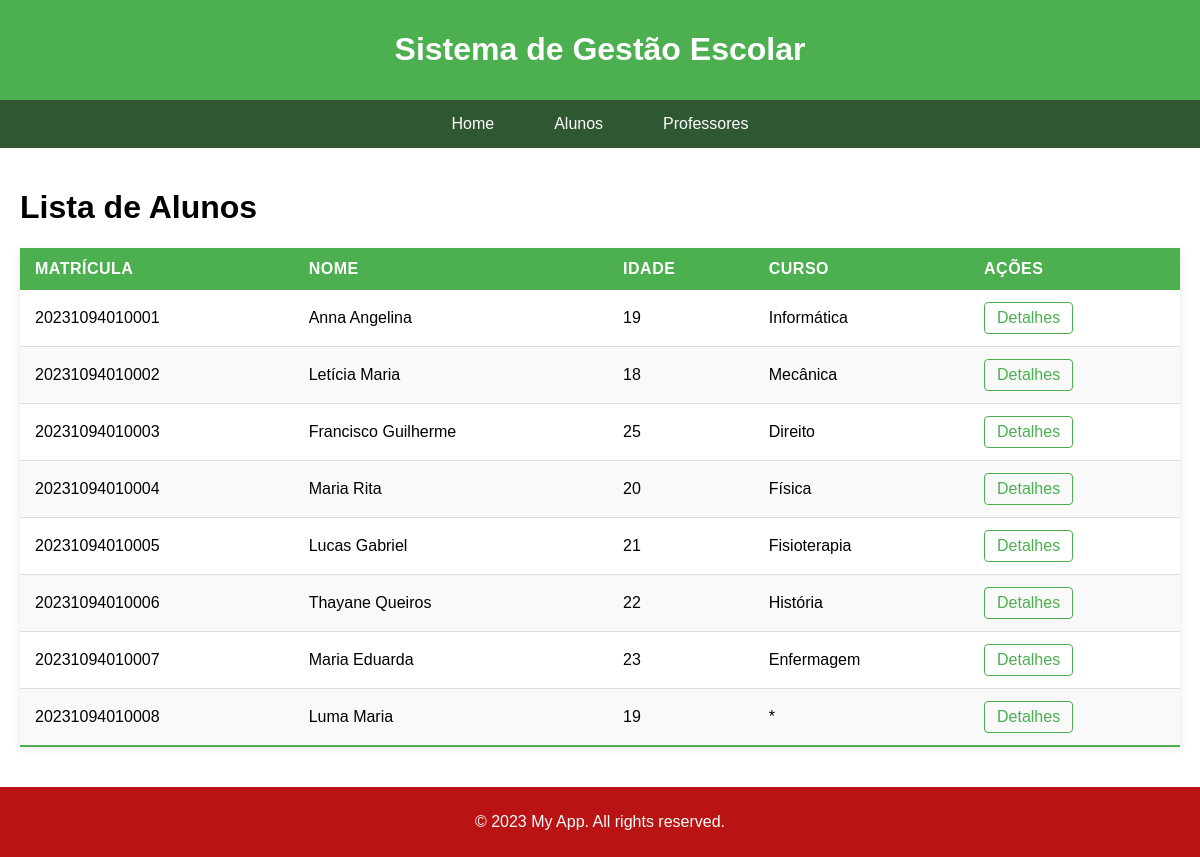
Page /alunos/ on the committed database.
### alunos/models.py (models this page shows, shortened)
class Aluno(models.Model):
    matricula = models.CharField(max_length=20)
    nome = models.CharField(max_length=100)
    idade = models.IntegerField()
    curso = models.CharField(max_length=100)
    email = models.EmailField()
    created_at = models.DateTimeField(auto_now_add=True)
    updated_at = models.DateTimeField(auto_now=True)

### alunos/views.py (the view)
# urls.py: path('', views.alunos_list, name='alunos_list'),
def alunos_list(request):
    alunos = Aluno.objects.all()
    return render(
        request,'aluno/alunos_list.html',{'alunos': alunos})

### alunos/templates/aluno/alunos_list.html
{% extends "base.html" %}
{% load static %}
{% block extra_head %}
    <link rel="stylesheet" href="{% static 'css/alunos.css' %}">
{% endblock %}
{% block content %}
    <h1>Lista de Alunos</h1>
    <table>
        <thead>
            <tr>
                <th>Matrícula</th>
                <th>Nome</th>
                <th>Idade</th>
                <th>Curso</th>
                <th>Ações</th>
            </tr>
        </thead>
        <tbody>
            {% for aluno in alunos %}
                <tr>
                    <td>{{ aluno.matricula }}</td>
                    <td>{{ aluno.nome }}</td>
                    <td>{{ aluno.idade }}</td>
                    <td>{{ aluno.curso }}</td>
                    <td><a href="{% url 'alunos:aluno_detalhe' aluno.id %}">Detalhes</a></td>
                </tr>
            {% endfor %}
        </tbody>
    </table>
{% endblock %}

### templates/base.html (shortened to what this page needs)
{% load static %}
<!DOCTYPE html>
<html lang="en">
<head>
  <link rel="stylesheet" href="{% static 'css/style.css' %}">
  {% block extra_head %}{% endblock extra_head %}
</head>
<body>
  {% include 'fragments/header.html' %}
  {% include 'fragments/nav.html' %}
  <main>
    {% block content %}
    {% endblock content %}
  </main>
  {% include 'fragments/footer.html' %}
</body>
</html>

### templates/fragments/header.html
<header>
  <h1>Sistema de Gestão Escolar</h1>
</header>

### templates/fragments/nav.html
<nav class="navbar">
  <ul class="nav-menu">
    <li><a href="{% url 'core:home' %}" class="nav-link">Home</a></li>
    <li><a href="{% url 'alunos:alunos_list' %}" class="nav-link">Alunos</a></li>
    <li><a href="#" class="nav-link">Professores</a></li>
  </ul>
</nav>

### templates/fragments/footer.html
<footer>
  <p>&copy; 2023 My App. All rights reserved.</p>
</footer>

### static/css/style.css (style rules this page uses)
html { height: 100%; }
body { margin: 0; padding: 0; font-family: Arial, sans-serif; min-height: 100%; display: flex; flex-direction: column; }
header { background-color: #4CAF50; color: white; padding: 10px; text-align: center; }
main { padding: 20px; width: 100%; margin: 0; box-sizing: border-box; flex: 1; }
footer { background-color: #b91313; color: white; padding: 10px; text-align: center; }
.navbar { background-color: #2f5731; padding: 0; margin: 0; }
.nav-menu { list-style: none; margin: 0; padding: 0; display: flex; justify-content: center; gap: 0; }
.nav-menu li { margin: 0; }
.nav-link { display: block; padding: 15px 30px; color: white; text-decoration: none; transition: background-color 0.3s; font-weight: 500; }

### alunos/static/css/alunos.css (style rules this page uses)
table { width: 100%; border-collapse: collapse; margin: 20px 0; font-size: 16px; box-shadow: 0 2px 8px rgba(0, 0, 0, 0.1); background-color: #fff; }
table thead { background-color: #4CAF50; color: white; }
table thead th { padding: 12px 15px; text-align: left; font-weight: 600; text-transform: uppercase; letter-spacing: 0.5px; }
table tbody tr { border-bottom: 1px solid #dddddd; transition: background-color 0.2s ease; }
table tbody tr:nth-child(even) { background-color: #f9f9f9; }
table tbody tr:last-child { border-bottom: 2px solid #4CAF50; }
table tbody td { padding: 12px 15px; }
table tbody td a { color: #4CAF50; text-decoration: none; font-weight: 500; padding: 6px 12px; border: 1px solid #4CAF50; border-radius: 4px; transition: all 0.3s ease; display: inline-block; }

### rows in the picture
Aluno: matricula "20231094010001", nome "Anna Angelina", idade "19", curso "Informática"
Aluno: matricula "20231094010002", nome "Letícia Maria", idade "18", curso "Mecânica"
Aluno: matricula "20231094010003", nome "Francisco Guilherme", idade "25", curso "Direito"
Aluno: matricula "20231094010004", nome "Maria Rita", idade "20", curso "Física"
Aluno: matricula "20231094010005", nome "Lucas Gabriel", idade "21", curso "Fisioterapia"
Aluno: matricula "20231094010006", nome "Thayane Queiros", idade "22", curso "História"
Aluno: matricula "20231094010007", nome "Maria Eduarda", idade "23", curso "Enfermagem"
Aluno: matricula "20231094010008", nome "Luma Maria", idade "19", curso "*"
